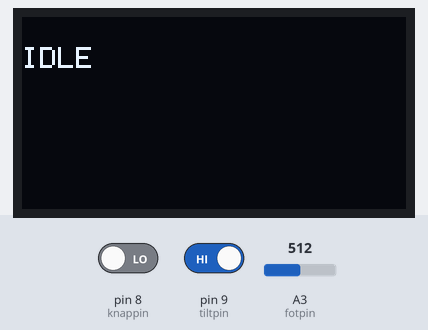
The sketch below on a simulated Arduino Uno, built with avr-gcc and run on an emulated ATmega328P. On the bench: 128×64 one-colour display. The test bench sets the inputs (shaded band); at power-on: pin 8 (knappin) LOW, pin 9 (tiltpin) HIGH, A3 (fotpin) = 512. What the sketch prints to the serial monitor is not drawn.

Above: at 1.2 s.
1.3 s: pin 8 (knappin) driven HIGH
At 2.1 s:
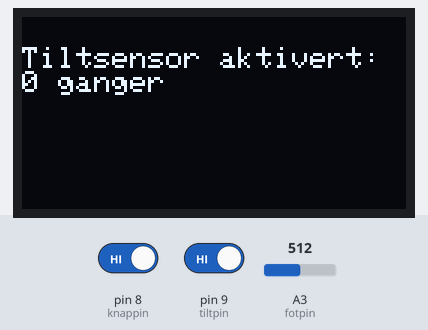
5.9 s: pin 9 (tiltpin) driven LOW
At 11.3 s:
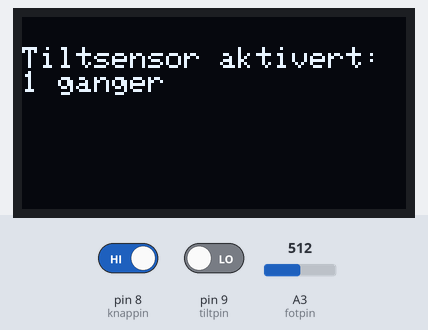
12.0 s: pin 9 (tiltpin) driven HIGH
13.5 s: pin 9 (tiltpin) driven LOW
At 20.5 s:
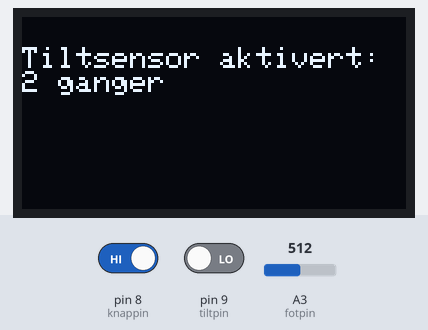
21.5 s: pin 8 (knappin) driven LOW
Timing chart, 0 to 24.5 s (numbered marks = the images above; inputs shaded):
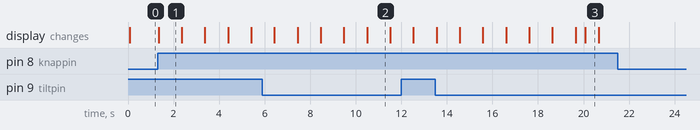

The sketch:

I2Coppgave.ino
```cpp
//Bibliotek relatert til skjermen
#include <Wire.h>
#include <Adafruit_GFX.h>
#include <Adafruit_SSD1306.h>
//Definisjoner relatert til skjerm
#define SCREEN_WIDTH 128
#define SCREEN_HEIGHT 64
//Oppstart av display, koblest til SDA = A4, SCL = A5
Adafruit_SSD1306 display(SCREEN_WIDTH, SCREEN_HEIGHT, &Wire, -1);
//Andre pinner brukt i programmet
int fotpin = A3;
int tiltpin = 9;
int knappin = 8;
//Tellere for antall innganger
int tiltAktiv = 0;
int lysAktiv = 0;
//Desse globale variablene kontrollerer skjermen
int cases = 3;    //Det totale tallet på cases
int kontroll = 1; //Tallet beskriver hvilken case man er i NÅ
//Timerere som kontrollerer når skjerm og knapp kan oppdaterest
long timer1 = 0;
long timer2 = 0;
long intervall = 1000;


void setup() {
  Serial.begin(9600);
  //Setter sensorpinnene som input
  pinMode(knappin, INPUT);
  pinMode(fotpin, INPUT);
  pinMode(tiltpin, INPUT);
  //Starter opp skjerm
  if(!display.begin(SSD1306_SWITCHCAPVCC, 0x3C)) { // Standard addresse 0x3C for 128x64
    Serial.println(F("Klarte ikke å koble til skjermen"));
    for(;;);
  }
  //Setter nye skjerminnstillinger
  display.clearDisplay();
  display.setTextSize(1);
  display.setTextColor(WHITE);
  display.display();
}

void loop() {
  //Sjekker om knappe trykk er skjedd
  sjekKnapp();
  //Oppdaterer skjermen, bruker finnTemperatur og finnLysstyrke direkte for å unngå dobbeltskriving
  skjermKontroll();
  //Sjekk sensorer
  sjekkSensorer();
}

void sjekKnapp(){
  //Dersom knappen er trykkt OG timeren er gått ut -> Oppdater kontroll
  if((digitalRead(knappin)) && ((millis()-timer1) > intervall)){
    //Viss vi er gått opp til cases -> gå tilbake til 1
    if(kontroll == cases){
      kontroll = 1;
    }
    //Ellers neste case er +1 fra forrige
    else {
      kontroll +=  1;
    }
    //Oppdater timer
    timer1 = millis();
  }
}

void skjermKontroll(){
    //Her visest en liten oppstartsmelding på skjermen
    if(kontroll == 1){
      display.clearDisplay();
      display.setCursor(0,10);
      display.print("IDLE");
      display.display();
    }
    //Dersom kontroll er 2 vil tiltinformasjon visest på skjermen
    else if(kontroll == 2){
      display.clearDisplay();
      display.setCursor(0,10);
      display.print("Tiltsensor aktivert: ");
      display.print(tiltAktiv);
      display.print(" ganger");
      display.display();
    }
    //Dersom kontroll er 3 vil fotoresistorinformasjon visest på skjermen
    else if(kontroll == 3){
      display.clearDisplay();
      display.setCursor(0,10);
      display.print("Fotoresistor aktivert: ");
      display.print(lysAktiv);
      display.print(" ganger");
      display.display();
    }
}

void sjekkSensorer(){
  Serial.println(analogRead(fotpin));
  //Timeren er koblet til for å forsikre at en inngang ikke blir registrert som mange
  //Her kan man eksperimentere med flere timere, ulike intervaller og ulike sensorverdier :)
  if((millis()-timer2) >(intervall * 10)){
    //Sjekker om tiltsensoren har blitt aktivert
    if(digitalRead(tiltpin)==LOW){
      tiltAktiv += 1;
    }
    //Sjekker om det er mye lys i rommet
    if(analogRead(fotpin) >= 400){
      lysAktiv += 1;
    }
    timer2 = millis();
  }
}
```

Measured:
- after the input at 1.3 s, the display: changes after 0.05 s (image 1)
- after the input at 13.5 s, the display: first differs from a run without the input after 6.6 s (image 3)
- what the display in image 1 shows lasts 1.0 s, from 1.4 s to 2.4 s
- what the display in image 3 shows lasts 0.6 s, from 20.1 s to 20.7 s
